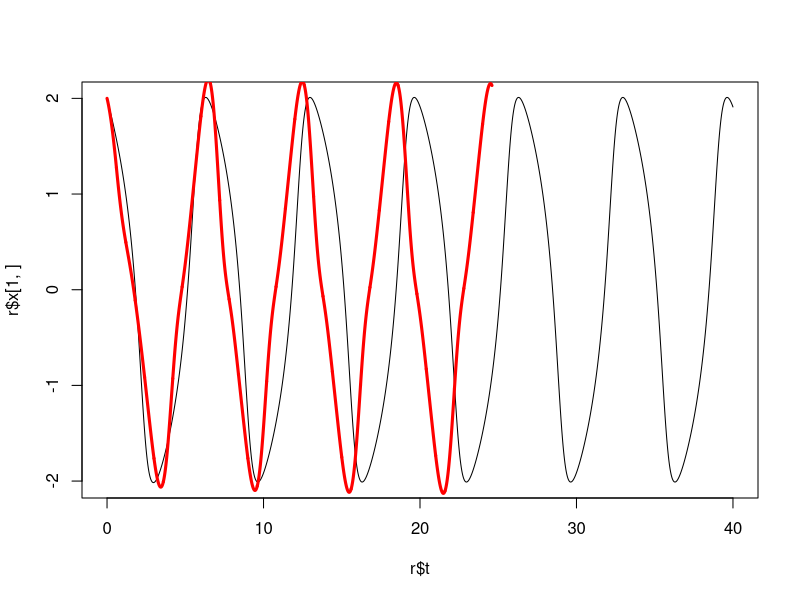

Recreate this plot in R.
Resuelve_tao <- function(vali=c(0,0), tao=0, f=0, del){
   x1 = vali
   np = length(f)
   epsi=1
   xc = f
   x = matrix(rep(0, 2*np), nrow=2)

   x[,1] = x1
   for (i in 2:np){
      x2 = x1 + del* c(epsi*xc[i-1] * (1 - xc[i-1]^2/3) - x1[2], x1[1])
      x[,i] = x2
      x1 = x2
   }
   res = list(t=t, x=x)
}

Resuelve <- function(vali=c(0,0)){
   x1 = vali
   del = .001
   epsi=1

   t = seq(0,40,del)
   np = length(t)
   x = matrix(rep(0, 2*np), nrow=2)

   x[,1] = x1
   for (i in 2:np){
      x2 = x1 + del* c(epsi*x1[1] * (1 - x1[1]^2/3) - x1[2], x1[1])
      x[,i] = x2
      x1 = x2
   }
   res = list(t=t, x=x)
}

tao = .6
del = .001
np = round(tao/del)+1
t = seq(0,tao, length.out=np)
del = t[2] - t[1]

x1 = c(2,0)
f = x1[1] * rep(1,np)

r = Resuelve(x1)
rt = Resuelve_tao(x1,tao,f, del)

print(names(r))

plot(r$t, r$x[1,], type='l')
points(t, rt$x[1,], type='l', col='red', lwd=3)

for (i in 1:40){
  xi = rt$x[,np]
  f = rt$x[1,]
  rt = Resuelve_tao(xi,tao, f, del)
  tt = i*tao + t
  points(tt, rt$x[1,], type='l', col='red', lwd=3)

}




